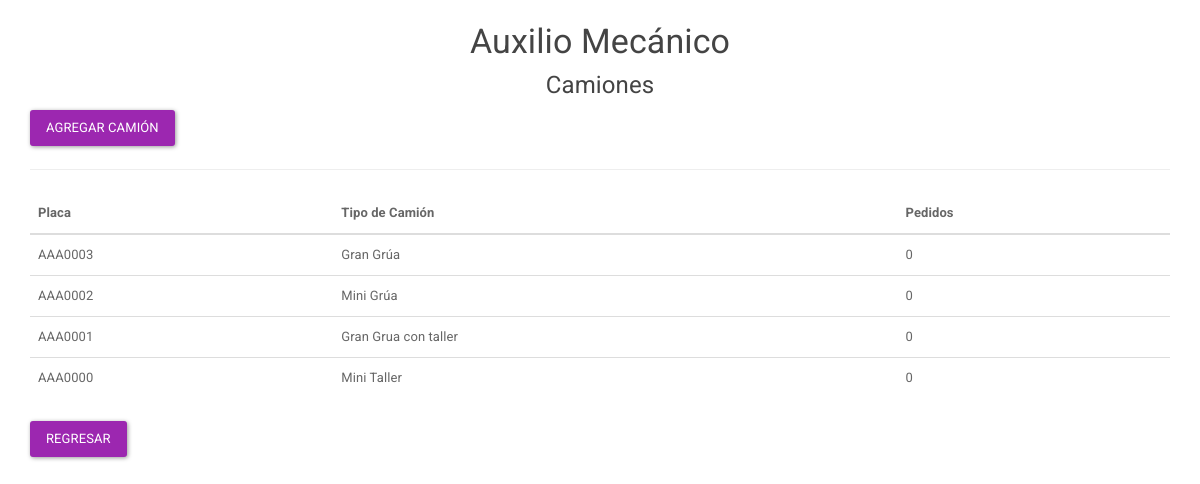
/app/listado.camion.php (signed in), run on the app's committed database.
### tables this page shows
CREATE TABLE `camion` (
  `id` int(11) NOT NULL,
  `tipo` int(11) NOT NULL,
  `placa` varchar(50) NOT NULL
);

### conexion.php (called while the page is built)
<?php
class Conectar {
	function con()	{
        $host='localhost';
        $usuario='root';
        $clave='';
        $base_datos='auxmecanico';
        $conexion=mysqli_connect($host, $usuario, $clave, $base_datos);
        return $conexion;
	}
}
?>

### model/camiones.class.php (called while the page is built, shortened)
<?php
include_once("../conexion.php");
class Camiones{
 	var $conex;
 	function Camiones(){
 		$this->conex=new Conectar;
 	}
    function listar(){
		if($this->conex->con()==true) {
			return mysqli_query($this->conex->con(), "SELECT * FROM camion ORDER BY id DESC;");
		}
	}
	function listar_pedidos($id){
		if($this->conex->con()==true) {
			return mysqli_query($this->conex->con(), "SELECT COUNT(id_camion) AS cantidad FROM pedido WHERE id_camion = '".$id."' AND estado = '1' ;");
		}
	}
}
?>

### app/listado.camion.php (the view, shortened to what this page needs)
<?php
  if (isset($_SESSION["usuario"])){
  if($_SESSION['tipo'] == '1') {
  $id = $_SESSION['id'];
?>
<!DOCTYPE html>
<html lang="en">
<head>
	<link rel="stylesheet" type="text/css" href="../view/css/bootstrap.min.css">
</head>
<body>
	<div class="container">
		<div class="content">
			<center class="title">
				<h3>Auxilio Mecánico</h3>
				<h4>Camiones</h4>
			</center>
			<a href="agregar.camion.php" class="btn btn-info">Agregar Camión</a>
			<hr>
			<?php
			include '../model/camiones.class.php';
			$objeto = new Camiones;
			$consulta = $objeto->listar();
			if ($consulta){
			 ?>
			<table class="table table-stripped table-responsive">
				<thead>
					<th>Placa</th>
					<th>Tipo de Camión</th>
					<th>Pedidos</th>
				</thead>
				<tbody>
				<?php while ($atributo = mysqli_fetch_array($consulta, MYSQLI_ASSOC)){ ?>
				<tr>
					<td><?php echo $atributo['placa']; ?></td>
					<td><?php
					if ($atributo['tipo'] == '2'){
						echo 'Mini Grúa';
					}  else if ($atributo['tipo'] == '1') {
						echo 'Mini Taller';
					} else if ($atributo['tipo'] == '3'){
						echo 'Gran Grúa';
					} else {
						echo 'Gran Grua con taller';
					} ?></td>
					<?php
					$consulta2 = $objeto->listar_pedidos($atributo['id']);
					$atributo2 = mysqli_fetch_array($consulta2, MYSQLI_ASSOC);
					?>
					<td><?php echo $atributo2['cantidad']; ?></td>
				</tr>
				<?php } ?>
			</tbody>
			</table>
			<?php } ?>
		</div>
		<div class="cerrar">
			<a href="principal.php" class="btn btn-info">Regresar</a>
		</div>
	</div>
</body>
</html>
<?php
  } else {
      echo '<script language="javascript">alert("Usted no tiene accesos a ésta página, usted no est administrador");</script>
        <script language="javascript">window.location="principal.php"</script>';
  }
  } else {
      echo '<script language="javascript">alert("Usted no tiene accesos a ésta página");</script>
        <script language="javascript">window.location="principal.php"</script>';
  }
?>

### data on the page
camion: placa "AAA0003", tipo "Gran Grúa", cantidad "0"
camion: placa "AAA0002", tipo "Mini Grúa", cantidad "0"
camion: placa "AAA0001", tipo "Gran Grua con taller", cantidad "0"
camion: placa "AAA0000", tipo "Mini Taller", cantidad "0"
